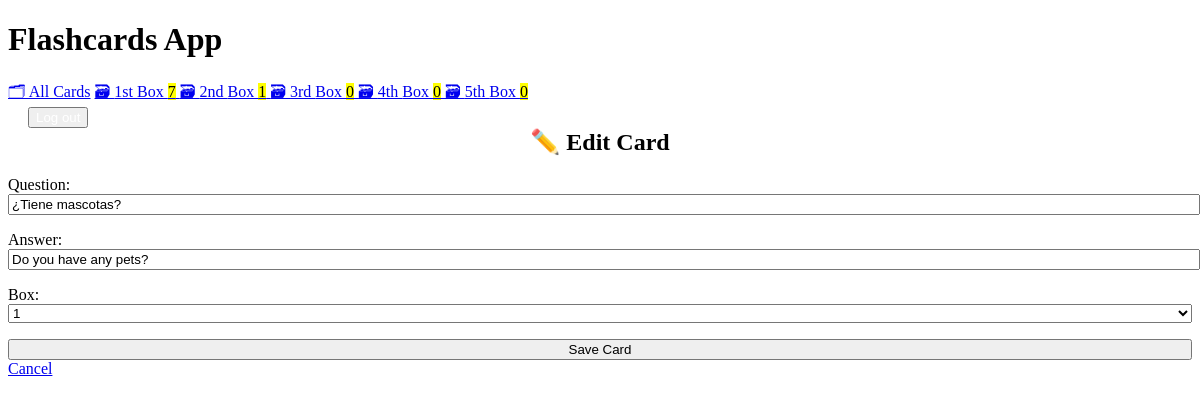
Page /eduprod/update/14/ on the committed database.
### eduprod/models.py (models this page shows, shortened)
class Card(models.Model):
    question = models.CharField(max_length=100)
    answer = models.CharField(max_length=100)
    box = models.IntegerField(
        choices=zip(BOXES, BOXES),
        default=BOXES[0],
    )
    date_created = models.DateTimeField(auto_now_add=True)

### eduprod/views.py (the view)
# urls.py: path('update/<int:pk>/', views.CardUpdateView.as_view(), name='card-update'),
class CardUpdateView(UpdateView):
    model = Card
    fields = ["question", "answer", "box"]
    template_name = "eduprod/card_form.html"
    success_url = reverse_lazy("eduprod:card-list")

### eduprod/templatetags/eduprod_tags.py (called while the page is built)
@register.inclusion_tag("eduprod/box_links.html")
def boxes_as_links():
    boxes = []
    for box_num in BOXES:
        card_count = Card.objects.filter(box=box_num).count()
        boxes.append({"number": box_num, "card_count": card_count})
    return {"boxes": boxes}

### eduprod/templates/eduprod/card_form.html (shortened to what this page needs)
{% extends "eduprod/layout.html" %}
{% block content %}
    {% if card %}
        <h2>✏️ Edit Card</h2>
    {% else %}
        <h2>✨ Create New Card</h2>
    {% endif %}
    <form method="post">
        {{ form.as_p }}
        <input type="submit" value="Save Card">
    </form>
    <a href="{% url 'eduprod:card-list' %}">
        Cancel
    </a>
{% endblock %}

### eduprod/templates/eduprod/layout.html (style rules this page uses)
:root { --accent: #6e48ad; --accent-bg: white; --bg: #a198a0; --text: #212121; --text-light: #585858; --border: #d8dae1; --code: #d81b60; --preformatted: #444; }
h2 { text-align: center; }
h2, h4 { margin-top: 0; }
input, select, textarea { width: 100%; }

### rows in the picture
Card: question "¿Tiene mascotas?", answer "Do you have any pets?", box "1"

### other values in the picture
{{ box.number | ordinal }} "1st" "2nd" "3rd" "4th" "5th"
{{ box.card_count }} "7" "1" "0" "0" "0"
